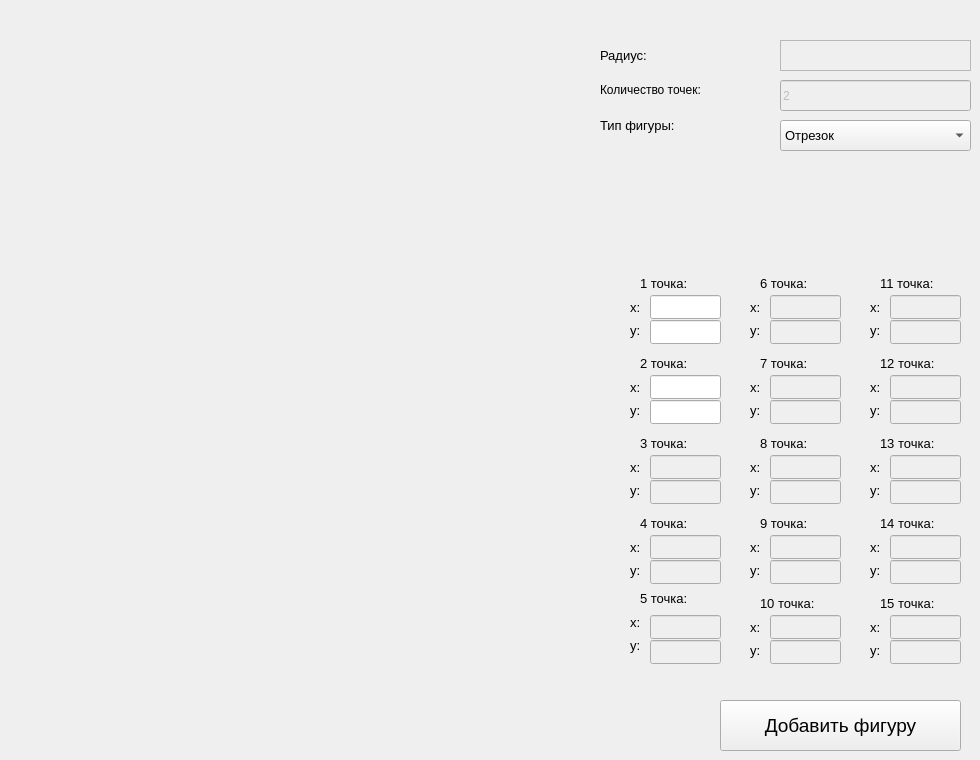
      <widget class="QWidget" name="stackedWidgetPage2">
       <widget class="QComboBox" name="figureType">
        <property name="geometry">
         <rect>
          <x>780</x>
          <y>120</y>
          <width>191</width>
          <height>31</height>
         </rect>
        </property>
        <property name="font">
         <font>
          <pointsize>10</pointsize>
         </font>
        </property>
        <item>
         <property name="text">
          <string>Отрезок</string>
         </property>
        </item>
        <item>
         <property name="text">
          <string>Ломаная</string>
         </property>
        </item>
        <item>
         <property name="text">
          <string>Окружность</string>
         </property>
        </item>
        <item>
         <property name="text">
          <string>Многоугольник</string>
         </property>
        </item>
        <item>
         <property name="text">
          <string>Треугольник</string>
         </property>
        </item>
        <item>
         <property name="text">
          <string>Четырёхугольник</string>
         </property>
        </item>
        <item>
         <property name="text">
          <string>Прямоугольник</string>
         </property>
        </item>
        <item>
         <property name="text">
          <string>Трапеция</string>
         </property>
        </item>
       </widget>
       <widget class="QLabel" name="label_z_type">
        <property name="geometry">
         <rect>
          <x>600</x>
          <y>110</y>
          <width>101</width>
          <height>31</height>
         </rect>
        </property>
        <property name="font">
         <font>
          <pointsize>10</pointsize>
         </font>
        </property>
        <property name="text">
         <string>Тип фигуры:</string>
        </property>
       </widget>
       <widget class="QLabel" name="label_z_count">
        <property name="geometry">
         <rect>
          <x>600</x>
          <y>80</y>
          <width>171</width>
          <height>20</height>
         </rect>
        </property>
        <property name="font">
         <font>
          <pointsize>9</pointsize>
         </font>
        </property>
        <property name="text">
         <string>Количество точек:</string>
        </property>
       </widget>
       <widget class="QLabel" name="label_z_radius">
        <property name="geometry">
         <rect>
          <x>600</x>
          <y>40</y>
          <width>171</width>
          <height>31</height>
         </rect>
        </property>
        <property name="font">
         <font>
          <pointsize>10</pointsize>
         </font>
        </property>
        <property name="text">
         <string>Радиус:</string>
        </property>
       </widget>
       <widget class="QLabel" name="label_6">
        <property name="geometry">
         <rect>
          <x>640</x>
          <y>275</y>
          <width>61</width>
          <height>16</height>
         </rect>
        </property>
        <property name="font">
         <font>
          <pointsize>10</pointsize>
         </font>
        </property>
        <property name="text">
         <string>1 точка:</string>
        </property>
       </widget>
       <widget class="QLabel" name="label_7">
        <property name="geometry">
         <rect>
          <x>630</x>
          <y>300</y>
          <width>47</width>
          <height>14</height>
         </rect>
        </property>
        <property name="font">
         <font>
          <pointsize>10</pointsize>
         </font>
        </property>
        <property name="text">
         <string>x:</string>
        </property>
       </widget>
       <widget class="QLabel" name="label_8">
        <property name="geometry">
         <rect>
          <x>630</x>
          <y>310</y>
          <width>47</width>
          <height>41</height>
         </rect>
        </property>
        <property name="font">
         <font>
          <pointsize>10</pointsize>
         </font>
        </property>
        <property name="text">
         <string>y:</string>
        </property>
       </widget>
       <widget class="QLabel" name="label_9">
        <property name="geometry">
         <rect>
          <x>630</x>
          <y>380</y>
          <width>47</width>
          <height>14</height>
         </rect>
        </property>
        <property name="font">
         <font>
          <pointsize>10</pointsize>
         </font>
        </property>
        <property name="text">
         <string>x:</string>
        </property>
       </widget>
       <widget class="QLabel" name="label_10">
        <property name="geometry">
         <rect>
          <x>640</x>
          <y>355</y>
          <width>61</width>
          <height>16</height>
         </rect>
        </property>
        <property name="font">
         <font>
          <pointsize>10</pointsize>
         </font>
        </property>
        <property name="text">
         <string>2 точка:</string>
        </property>
       </widget>
       <widget class="QLabel" name="label_11">
        <property name="geometry">
         <rect>
          <x>630</x>
          <y>390</y>
          <width>47</width>
          <height>41</height>
         </rect>
        </property>
        <property name="font">
         <font>
          <pointsize>10</pointsize>
         </font>
        </property>
        <property name="text">
         <string>y:</string>
        </property>
       </widget>
       <widget class="QLabel" name="label_12">
        <property name="geometry">
         <rect>
          <x>630</x>
          <y>460</y>
          <width>47</width>
          <height>14</height>
         </rect>
        </property>
        <property name="font">
         <font>
          <pointsize>10</pointsize>
         </font>
        </property>
        <property name="text">
         <string>x:</string>
        </property>
       </widget>
       <widget class="QLabel" name="label_13">
        <property name="geometry">
         <rect>
          <x>640</x>
          <y>435</y>
          <width>61</width>
          <height>16</height>
         </rect>
        </property>
        <property name="font">
         <font>
          <pointsize>10</pointsize>
         </font>
        </property>
        <property name="text">
         <string>3 точка:</string>
        </property>
       </widget>
       <widget class="QLabel" name="label_14">
        <property name="geometry">
         <rect>
          <x>630</x>
          <y>470</y>
          <width>47</width>
          <height>41</height>
         </rect>
        </property>
        <property name="font">
         <font>
          <pointsize>10</pointsize>
         </font>
        </property>
        <property name="text">
         <string>y:</string>
        </property>
       </widget>
       <widget class="QLabel" name="label_15">
        <property name="geometry">
         <rect>
          <x>630</x>
          <y>540</y>
          <width>47</width>
          <height>14</height>
         </rect>
        </property>
        <property name="font">
         <font>
          <pointsize>10</pointsize>
         </font>
        </property>
        <property name="text">
         <string>x:</string>
        </property>
       </widget>
       <widget class="QLabel" name="label_16">
        <property name="geometry">
         <rect>
          <x>640</x>
          <y>515</y>
          <width>61</width>
          <height>16</height>
         </rect>
        </property>
        <property name="font">
         <font>
          <pointsize>10</pointsize>
         </font>
        </property>
        <property name="text">
         <string>4 точка:</string>
        </property>
       </widget>
       <widget class="QLabel" name="label_17">
        <property name="geometry">
         <rect>
          <x>630</x>
          <y>550</y>
          <width>47</width>
          <height>41</height>
         </rect>
        </property>
        <property name="font">
         <font>
          <pointsize>10</pointsize>
         </font>
        </property>
        <property name="text">
         <string>y:</string>
        </property>
       </widget>
       <widget class="QLabel" name="label_18">
        <property name="geometry">
         <rect>
          <x>630</x>
          <y>615</y>
          <width>47</width>
          <height>14</height>
         </rect>
        </property>
        <property name="font">
         <font>
          <pointsize>10</pointsize>
         </font>
        </property>
        <property name="text">
         <string>x:</string>
        </property>
       </widget>
       <widget class="QLabel" name="label_19">
        <property name="geometry">
         <rect>
          <x>640</x>
          <y>590</y>
          <width>61</width>
          <height>16</height>
         </rect>
        </property>
        <property name="font">
         <font>
          <pointsize>10</pointsize>
         </font>
        </property>
        <property name="text">
         <string>5 точка:</string>
        </property>
       </widget>
       <widget class="QLabel" name="label_20">
        <property name="geometry">
         <rect>
          <x>630</x>
          <y>625</y>
          <width>47</width>
          <height>41</height>
         </rect>
        </property>
        <property name="font">
         <font>
          <pointsize>10</pointsize>
         </font>
        </property>
        <property name="text">
         <string>y:</string>
        </property>
       </widget>
       <widget class="QLabel" name="label_21">
        <property name="geometry">
         <rect>
          <x>750</x>
          <y>300</y>
          <width>47</width>
          <height>14</height>
         </rect>
        </property>
        <property name="font">
         <font>
          <pointsize>10</pointsize>
         </font>
        </property>
        <property name="text">
         <string>x:</string>
        </property>
       </widget>
       <widget class="QLabel" name="label_22">
        <property name="geometry">
         <rect>
          <x>760</x>
          <y>275</y>
          <width>61</width>
          <height>16</height>
         </rect>
        </property>
        <property name="font">
         <font>
          <pointsize>10</pointsize>
         </font>
        </property>
        <property name="text">
         <string>6 точка:</string>
        </property>
       </widget>
       <widget class="QLabel" name="label_23">
        <property name="geometry">
         <rect>
          <x>750</x>
          <y>310</y>
          <width>47</width>
          <height>41</height>
         </rect>
        </property>
        <property name="font">
         <font>
          <pointsize>10</pointsize>
         </font>
        </property>
        <property name="text">
         <string>y:</string>
        </property>
       </widget>
       <widget class="QLabel" name="label_26">
        <property name="geometry">
         <rect>
          <x>750</x>
          <y>390</y>
          <width>47</width>
          <height>41</height>
         </rect>
        </property>
        <property name="font">
         <font>
          <pointsize>10</pointsize>
         </font>
        </property>
        <property name="text">
         <string>y:</string>
        </property>
       </widget>
       <widget class="QLabel" name="label_24">
        <property name="geometry">
         <rect>
          <x>750</x>
          <y>380</y>
          <width>47</width>
          <height>14</height>
         </rect>
        </property>
        <property name="font">
         <font>
          <pointsize>10</pointsize>
         </font>
        </property>
        <property name="text">
         <string>x:</string>
        </property>
       </widget>
       <widget class="QLabel" name="label_25">
        <property name="geometry">
         <rect>
          <x>760</x>
          <y>355</y>
          <width>61</width>
          <height>16</height>
         </rect>
        </property>
        <property name="font">
         <font>
          <pointsize>10</pointsize>
         </font>
        </property>
        <property name="text">
         <string>7 точка:</string>
        </property>
       </widget>
       <widget class="QLabel" name="label_27">
        <property name="geometry">
         <rect>
          <x>750</x>
          <y>460</y>
          <width>47</width>
          <height>14</height>
         </rect>
        </property>
        <property name="font">
         <font>
          <pointsize>10</pointsize>
         </font>
        </property>
        <property name="text">
         <string>x:</string>
        </property>
       </widget>
       <widget class="QLabel" name="label_28">
        <property name="geometry">
         <rect>
          <x>760</x>
          <y>435</y>
          <width>61</width>
          <height>16</height>
         </rect>
        </property>
        <property name="font">
         <font>
          <pointsize>10</pointsize>
         </font>
        </property>
        <property name="text">
         <string>8 точка:</string>
        </property>
       </widget>
       <widget class="QLabel" name="label_29">
        <property name="geometry">
         <rect>
          <x>750</x>
          <y>470</y>
          <width>47</width>
          <height>41</height>
         </rect>
        </property>
        <property name="font">
         <font>
          <pointsize>10</pointsize>
         </font>
        </property>
        <property name="text">
         <string>y:</string>
        </property>
       </widget>
       <widget class="QLabel" name="label_30">
        <property name="geometry">
         <rect>
          <x>750</x>
          <y>540</y>
          <width>47</width>
          <height>14</height>
         </rect>
        </property>
        <property name="font">
         <font>
          <pointsize>10</pointsize>
         </font>
        </property>
        <property name="text">
         <string>x:</string>
        </property>
       </widget>
       <widget class="QLabel" name="label_31">
        <property name="geometry">
         <rect>
          <x>760</x>
          <y>515</y>
          <width>61</width>
          <height>16</height>
         </rect>
        </property>
        <property name="font">
         <font>
          <pointsize>10</pointsize>
         </font>
        </property>
        <property name="text">
         <string>9 точка:</string>
        </property>
       </widget>
       <widget class="QLabel" name="label_32">
        <property name="geometry">
         <rect>
          <x>750</x>
          <y>550</y>
          <width>47</width>
          <height>41</height>
         </rect>
        </property>
        <property name="font">
         <font>
          <pointsize>10</pointsize>
         </font>
        </property>
        <property name="text">
         <string>y:</string>
        </property>
       </widget>
       <widget class="QLabel" name="label_33">
        <property name="geometry">
         <rect>
          <x>750</x>
          <y>620</y>
          <width>47</width>
          <height>14</height>
         </rect>
        </property>
        <property name="font">
         <font>
          <pointsize>10</pointsize>
         </font>
        </property>
        <property name="text">
         <string>x:</string>
        </property>
       </widget>
       <widget class="QLabel" name="label_34">
        <property name="geometry">
         <rect>
          <x>760</x>
          <y>595</y>
          <width>71</width>
          <height>16</height>
         </rect>
        </property>
        <property name="font">
         <font>
          <pointsize>10</pointsize>
         </font>
        </property>
        <property name="text">
         <string>10 точка:</string>
        </property>
       </widget>
       <widget class="QLabel" name="label_35">
        <property name="geometry">
         <rect>
          <x>750</x>
          <y>630</y>
          <width>47</width>
          <height>41</height>
         </rect>
        </property>
        <property name="font">
         <font>
          <pointsize>10</pointsize>
         </font>
        </property>
        <property name="text">
         <string>y:</string>
        </property>
       </widget>
       <widget class="QLabel" name="label_36">
        <property name="geometry">
         <rect>
          <x>870</x>
          <y>300</y>
          <width>47</width>
          <height>14</height>
         </rect>
        </property>
        <property name="font">
         <font>
          <pointsize>10</pointsize>
         </font>
        </property>
        <property name="text">
         <string>x:</string>
        </property>
       </widget>
       <widget class="QLabel" name="label_37">
        <property name="geometry">
         <rect>
          <x>880</x>
          <y>275</y>
          <width>71</width>
          <height>16</height>
         </rect>
        </property>
        <property name="font">
         <font>
          <pointsize>10</pointsize>
         </font>
        </property>
        <property name="text">
         <string>11 точка:</string>
        </property>
       </widget>
       <widget class="QLabel" name="label_38">
        <property name="geometry">
         <rect>
          <x>870</x>
          <y>310</y>
          <width>47</width>
          <height>41</height>
         </rect>
        </property>
        <property name="font">
         <font>
          <pointsize>10</pointsize>
         </font>
        </property>
        <property name="text">
         <string>y:</string>
        </property>
       </widget>
       <widget class="QLabel" name="label_39">
        <property name="geometry">
         <rect>
          <x>870</x>
          <y>380</y>
          <width>47</width>
          <height>14</height>
         </rect>
        </property>
        <property name="font">
         <font>
          <pointsize>10</pointsize>
         </font>
        </property>
        <property name="text">
         <string>x:</string>
        </property>
       </widget>
       <widget class="QLabel" name="label_40">
        <property name="geometry">
         <rect>
          <x>880</x>
          <y>355</y>
          <width>71</width>
          <height>16</height>
         </rect>
        </property>
        <property name="font">
         <font>
          <pointsize>10</pointsize>
         </font>
        </property>
        <property name="text">
         <string>12 точка:</string>
        </property>
       </widget>
       <widget class="QLabel" name="label_41">
        <property name="geometry">
         <rect>
          <x>870</x>
          <y>390</y>
          <width>47</width>
          <height>41</height>
         </rect>
        </property>
        <property name="font">
         <font>
          <pointsize>10</pointsize>
         </font>
        </property>
        <property name="text">
         <string>y:</string>
        </property>
       </widget>
       <widget class="QLabel" name="label_42">
        <property name="geometry">
         <rect>
          <x>870</x>
          <y>460</y>
          <width>47</width>
          <height>14</height>
         </rect>
        </property>
        <property name="font">
         <font>
          <pointsize>10</pointsize>
         </font>
        </property>
        <property name="text">
         <string>x:</string>
        </property>
       </widget>
       <widget class="QLabel" name="label_43">
        <property name="geometry">
         <rect>
          <x>880</x>
          <y>435</y>
          <width>71</width>
          <height>16</height>
         </rect>
        </property>
        <property name="font">
         <font>
          <pointsize>10</pointsize>
         </font>
        </property>
        <property name="text">
         <string>13 точка:</string>
        </property>
       </widget>
       <widget class="QLabel" name="label_44">
        <property name="geometry">
         <rect>
          <x>870</x>
          <y>470</y>
          <width>47</width>
          <height>41</height>
         </rect>
        </property>
        <property name="font">
         <font>
          <pointsize>10</pointsize>
         </font>
        </property>
        <property name="text">
         <string>y:</string>
        </property>
       </widget>
       <widget class="QLabel" name="label_45">
        <property name="geometry">
         <rect>
          <x>870</x>
          <y>540</y>
          <width>47</width>
          <height>14</height>
         </rect>
        </property>
        <property name="font">
         <font>
          <pointsize>10</pointsize>
         </font>
        </property>
        <property name="text">
         <string>x:</string>
        </property>
       </widget>
       <widget class="QLabel" name="label_46">
        <property name="geometry">
         <rect>
          <x>880</x>
          <y>515</y>
          <width>71</width>
          <height>16</height>
         </rect>
        </property>
        <property name="font">
         <font>
          <pointsize>10</pointsize>
         </font>
        </property>
        <property name="text">
         <string>14 точка:</string>
        </property>
       </widget>
       <widget class="QLabel" name="label_47">
        <property name="geometry">
         <rect>
          <x>870</x>
          <y>550</y>
          <width>47</width>
          <height>41</height>
         </rect>
        </property>
        <property name="font">
         <font>
          <pointsize>10</pointsize>
         </font>
        </property>
        <property name="text">
         <string>y:</string>
        </property>
       </widget>
       <widget class="QLabel" name="label_48">
        <property name="geometry">
         <rect>
          <x>870</x>
          <y>620</y>
          <width>47</width>
          <height>14</height>
         </rect>
        </property>
        <property name="font">
         <font>
          <pointsize>10</pointsize>
         </font>
        </property>
        <property name="text">
         <string>x:</string>
        </property>
       </widget>
       <widget class="QLabel" name="label_49">
        <property name="geometry">
         <rect>
          <x>880</x>
          <y>595</y>
          <width>71</width>
          <height>16</height>
         </rect>
        </property>
        <property name="font">
         <font>
          <pointsize>10</pointsize>
         </font>
        </property>
        <property name="text">
         <string>15 точка:</string>
        </property>
       </widget>
       <widget class="QLabel" name="label_50">
        <property name="geometry">
         <rect>
          <x>870</x>
          <y>630</y>
          <width>47</width>
          <height>41</height>
         </rect>
        </property>
        <property name="font">
         <font>
          <pointsize>10</pointsize>
         </font>
        </property>
        <property name="text">
         <string>y:</string>
        </property>
       </widget>
       <widget class="QPushButton" name="createAddFigure">
        <property name="geometry">
         <rect>
          <x>720</x>
          <y>700</y>
          <width>241</width>
          <height>51</height>
         </rect>
        </property>
        <property name="font">
         <font>
          <pointsize>14</pointsize>
          <weight>50</weight>
          <bold>false</bold>
         </font>
        </property>
        <property name="text">
         <string>Добавить фигуру</string>
        </property>
       </widget>
       <widget class="QLineEdit" name="x1">
        <property name="enabled">
         <bool>true</bool>
        </property>
        <property name="geometry">
         <rect>
          <x>650</x>
          <y>295</y>
          <width>71</width>
          <height>24</height>
         </rect>
        </property>
       </widget>
       <widget class="QTextEdit" name="figureRadius">
        <property name="enabled">
         <bool>false</bool>
        </property>
        <property name="geometry">
         <rect>
          <x>780</x>
          <y>40</y>
          <width>191</width>
          <height>31</height>
         </rect>
        </property>
        <property name="font">
         <font>
          <pointsize>10</pointsize>
         </font>
        </property>
       </widget>
       <widget class="QLineEdit" name="y1">
        <property name="enabled">
         <bool>true</bool>
        </property>
        <property name="geometry">
         <rect>
          <x>650</x>
          <y>320</y>
          <width>71</width>
          <height>24</height>
         </rect>
        </property>
       </widget>
       <widget class="QLineEdit" name="x2">
        <property name="enabled">
         <bool>true</bool>
        </property>
        <property name="geometry">
         <rect>
          <x>650</x>
          <y>375</y>
          <width>71</width>
          <height>24</height>
         </rect>
        </property>
       </widget>
       <widget class="QLineEdit" name="y2">
        <property name="enabled">
         <bool>true</bool>
        </property>
        <property name="geometry">
         <rect>
          <x>650</x>
          <y>400</y>
          <width>71</width>
          <height>24</height>
         </rect>
        </property>
       </widget>
       <widget class="QLineEdit" name="x3">
        <property name="enabled">
         <bool>false</bool>
        </property>
        <property name="geometry">
         <rect>
          <x>650</x>
          <y>455</y>
          <width>71</width>
          <height>24</height>
         </rect>
        </property>
       </widget>
       <widget class="QLineEdit" name="y3">
        <property name="enabled">
         <bool>false</bool>
        </property>
        <property name="geometry">
         <rect>
          <x>650</x>
          <y>480</y>
          <width>71</width>
          <height>24</height>
         </rect>
        </property>
       </widget>
       <widget class="QLineEdit" name="x4">
        <property name="enabled">
         <bool>false</bool>
        </property>
        <property name="geometry">
         <rect>
          <x>650</x>
          <y>535</y>
          <width>71</width>
          <height>24</height>
         </rect>
        </property>
       </widget>
       <widget class="QLineEdit" name="y4">
        <property name="enabled">
         <bool>false</bool>
        </property>
        <property name="geometry">
         <rect>
          <x>650</x>
          <y>560</y>
          <width>71</width>
          <height>24</height>
         </rect>
        </property>
       </widget>
       <widget class="QLineEdit" name="x5">
        <property name="enabled">
         <bool>false</bool>
        </property>
        <property name="geometry">
         <rect>
          <x>650</x>
          <y>615</y>
          <width>71</width>
          <height>24</height>
         </rect>
        </property>
       </widget>
       <widget class="QLineEdit" name="y5">
        <property name="enabled">
         <bool>false</bool>
        </property>
        <property name="geometry">
         <rect>
          <x>650</x>
          <y>640</y>
          <width>71</width>
          <height>24</height>
         </rect>
        </property>
       </widget>
       <widget class="QLineEdit" name="x9">
        <property name="enabled">
         <bool>false</bool>
        </property>
        <property name="geometry">
         <rect>
          <x>770</x>
          <y>535</y>
          <width>71</width>
          <height>24</height>
         </rect>
        </property>
       </widget>
       <widget class="QLineEdit" name="y6">
        <property name="enabled">
         <bool>false</bool>
        </property>
        <property name="geometry">
         <rect>
          <x>770</x>
          <y>320</y>
          <width>71</width>
          <height>24</height>
         </rect>
        </property>
       </widget>
       <widget class="QLineEdit" name="x6">
        <property name="enabled">
         <bool>false</bool>
        </property>
        <property name="geometry">
         <rect>
          <x>770</x>
          <y>295</y>
          <width>71</width>
          <height>24</height>
         </rect>
        </property>
       </widget>
       <widget class="QLineEdit" name="y7">
        <property name="enabled">
         <bool>false</bool>
        </property>
        <property name="geometry">
         <rect>
          <x>770</x>
          <y>400</y>
          <width>71</width>
          <height>24</height>
         </rect>
        </property>
       </widget>
       <widget class="QLineEdit" name="x10">
        <property name="enabled">
         <bool>false</bool>
        </property>
        <property name="geometry">
         <rect>
          <x>770</x>
          <y>615</y>
          <width>71</width>
          <height>24</height>
         </rect>
        </property>
       </widget>
       <widget class="QLineEdit" name="y9">
        <property name="enabled">
         <bool>false</bool>
        </property>
        <property name="geometry">
         <rect>
          <x>770</x>
          <y>560</y>
          <width>71</width>
          <height>24</height>
         </rect>
        </property>
       </widget>
       <widget class="QLineEdit" name="x8">
        <property name="enabled">
         <bool>false</bool>
        </property>
        <property name="geometry">
         <rect>
          <x>770</x>
          <y>455</y>
          <width>71</width>
          <height>24</height>
         </rect>
        </property>
       </widget>
       <widget class="QLineEdit" name="x7">
        <property name="enabled">
         <bool>false</bool>
        </property>
        <property name="geometry">
         <rect>
          <x>770</x>
          <y>375</y>
          <width>71</width>
          <height>24</height>
         </rect>
        </property>
       </widget>
       <widget class="QLineEdit" name="y10">
        <property name="enabled">
         <bool>false</bool>
        </property>
        <property name="geometry">
         <rect>
          <x>770</x>
          <y>640</y>
          <width>71</width>
          <height>24</height>
         </rect>
        </property>
       </widget>
       <widget class="QLineEdit" name="y8">
        <property name="enabled">
         <bool>false</bool>
        </property>
        <property name="geometry">
         <rect>
          <x>770</x>
          <y>480</y>
          <width>71</width>
          <height>24</height>
         </rect>
        </property>
       </widget>
       <widget class="QLineEdit" name="x14">
        <property name="enabled">
         <bool>false</bool>
        </property>
        <property name="geometry">
         <rect>
          <x>890</x>
          <y>535</y>
          <width>71</width>
          <height>24</height>
         </rect>
        </property>
       </widget>
       <widget class="QLineEdit" name="x13">
        <property name="enabled">
         <bool>false</bool>
        </property>
        <property name="geometry">
         <rect>
          <x>890</x>
          <y>455</y>
          <width>71</width>
          <height>24</height>
         </rect>
        </property>
       </widget>
       <widget class="QLineEdit" name="y11">
        <property name="enabled">
         <bool>false</bool>
        </property>
        <property name="geometry">
         <rect>
          <x>890</x>
          <y>320</y>
          <width>71</width>
          <height>24</height>
         </rect>
        </property>
       </widget>
       <widget class="QLineEdit" name="y15">
        <property name="enabled">
         <bool>false</bool>
        </property>
        <property name="geometry">
         <rect>
          <x>890</x>
          <y>640</y>
          <width>71</width>
          <height>24</height>
         </rect>
        </property>
       </widget>
       <widget class="QLineEdit" name="y13">
        <property name="enabled">
         <bool>false</bool>
        </property>
        <property name="geometry">
         <rect>
          <x>890</x>
          <y>480</y>
          <width>71</width>
          <height>24</height>
         </rect>
        </property>
       </widget>
       <widget class="QLineEdit" name="x12">
        <property name="enabled">
         <bool>false</bool>
        </property>
        <property name="geometry">
         <rect>
          <x>890</x>
          <y>375</y>
          <width>71</width>
          <height>24</height>
         </rect>
        </property>
       </widget>
       <widget class="QLineEdit" name="x15">
        <property name="enabled">
         <bool>false</bool>
        </property>
        <property name="geometry">
         <rect>
          <x>890</x>
          <y>615</y>
          <width>71</width>
          <height>24</height>
         </rect>
        </property>
       </widget>
       <widget class="QLineEdit" name="x11">
        <property name="enabled">
         <bool>false</bool>
        </property>
        <property name="geometry">
         <rect>
          <x>890</x>
          <y>295</y>
          <width>71</width>
          <height>24</height>
         </rect>
        </property>
       </widget>
       <widget class="QLineEdit" name="y14">
        <property name="enabled">
         <bool>false</bool>
        </property>
        <property name="geometry">
         <rect>
          <x>890</x>
          <y>560</y>
          <width>71</width>
          <height>24</height>
         </rect>
        </property>
       </widget>
       <widget class="QLineEdit" name="y12">
        <property name="enabled">
         <bool>false</bool>
        </property>
        <property name="geometry">
         <rect>
          <x>890</x>
          <y>400</y>
          <width>71</width>
          <height>24</height>
         </rect>
        </property>
       </widget>
       <widget class="QLineEdit" name="figureDotsCount">
        <property name="enabled">
         <bool>false</bool>
        </property>
        <property name="geometry">
         <rect>
          <x>780</x>
          <y>80</y>
          <width>191</width>
          <height>31</height>
         </rect>
        </property>
        <property name="text">
         <string>2</string>
        </property>
       </widget>
      </widget>
